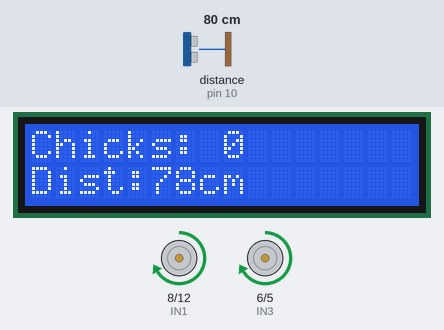
A sketch run on a simulated Arduino Uno, built with avr-gcc and run on an emulated ATmega328P. On the bench: 16×2 character LCD, motor-driver pin pairs drawn as motors (green arrow = first pin HIGH = forward, orange = second pin HIGH = backward, longer = more drive, scaled by the enable pin). Wiring (inferred from the names in the program): ultrasonic range finder: trigger pin 9; echo pin 10. Inputs (shaded band) come from the test bench; at power-on: distance to the obstacle (sensor on pin 10) 80 cm. The echo pulse lasts 58.3 µs per cm.

Above: at 3.2 s.
3.3 s: distance to the obstacle (sensor on pin 10) set to 2 cm
At 4.5 s:
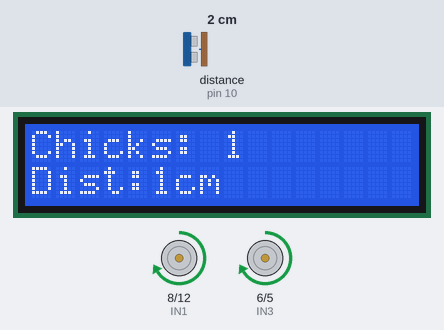
4.8 s: distance to the obstacle (sensor on pin 10) set to 4 cm
At 5.6 s:
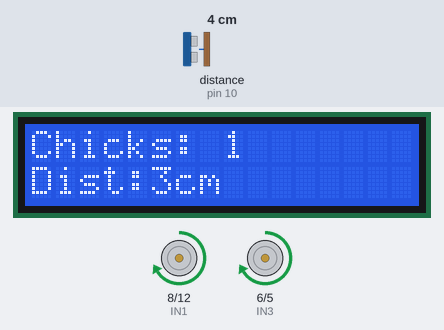
6.4 s: distance to the obstacle (sensor on pin 10) set to 9 cm
At 7.9 s:
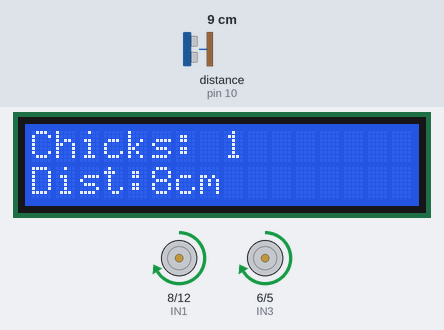
Timing chart, 0 to 9.4 s (numbered marks = the images above; inputs shaded):
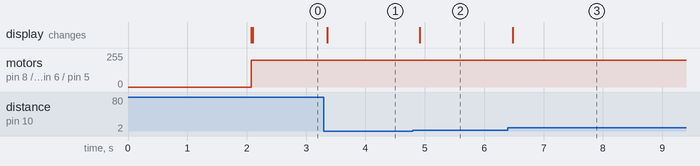

The sketch:

chick_counter__motor.ino
```cpp
#include <Wire.h>
#include <LiquidCrystal_I2C.h>

LiquidCrystal_I2C lcd(0x27,16,2);

// Ultrasonic
int trig = 9;
int echo = 10;

// Motor A
int ENA = 3;
int IN1 = 8;
int IN2 = 12;

// Motor B
int ENB = 11;
int IN3 = 6;
int IN4 = 5;

long duration;
int distance;

int chickCount = 0;
bool objectDetected = false;

void setup()
{
  pinMode(trig, OUTPUT);
  pinMode(echo, INPUT);

  pinMode(ENA, OUTPUT);
  pinMode(IN1, OUTPUT);
  pinMode(IN2, OUTPUT);

  pinMode(ENB, OUTPUT);
  pinMode(IN3, OUTPUT);
  pinMode(IN4, OUTPUT);

  lcd.init();
  lcd.backlight();

  lcd.setCursor(0,0);
  lcd.print("Chick Counter");
  delay(2000);
  lcd.clear();
}

void loop()
{
  // 🚗 ALWAYS MOVE FORWARD
  digitalWrite(IN1, HIGH);
  digitalWrite(IN2, LOW);

  digitalWrite(IN3, HIGH);
  digitalWrite(IN4, LOW);

  analogWrite(ENA, 200);
  analogWrite(ENB, 200);

  // 📡 ULTRASONIC SENSOR
  digitalWrite(trig, LOW);
  delayMicroseconds(2);

  digitalWrite(trig, HIGH);
  delayMicroseconds(10);

  digitalWrite(trig, LOW);

  duration = pulseIn(echo, HIGH);
  distance = duration * 0.034 / 2;

  // 🐥 COUNTING LOGIC
  if(distance < 10 && objectDetected == false)
  {
    chickCount++;
    objectDetected = true;
  }

  if(distance > 10)
  {
    objectDetected = false;
  }

  // 📺 LCD DISPLAY
  lcd.setCursor(0,0);
  lcd.print("Chicks: ");
  lcd.print(chickCount);
  lcd.print("   "); // clear extra chars

  lcd.setCursor(0,1);
  lcd.print("Dist:");
  lcd.print(distance);
  lcd.print("cm   ");

  delay(150); // small delay (not too big)
}
```

Measured:
- after the input at 3.3 s, the display: changes after 0.06 s (image 1)
- after the input at 4.8 s, the display: changes after 0.12 s (image 2)
- after the input at 6.4 s, the display: changes after 0.08 s (image 3)
